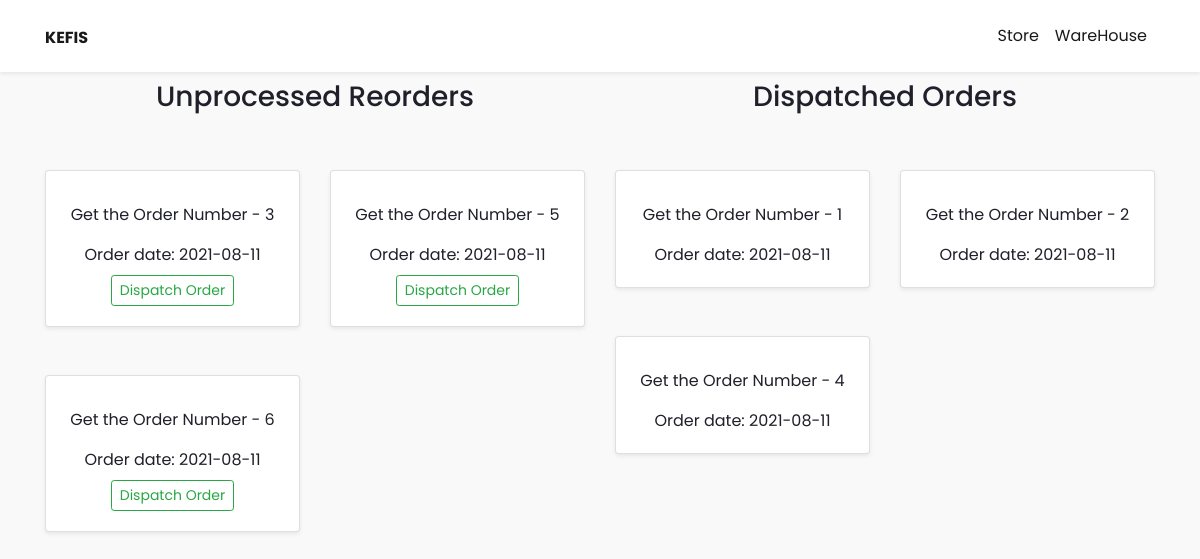
/list, run on an earlier commit of the app's database.
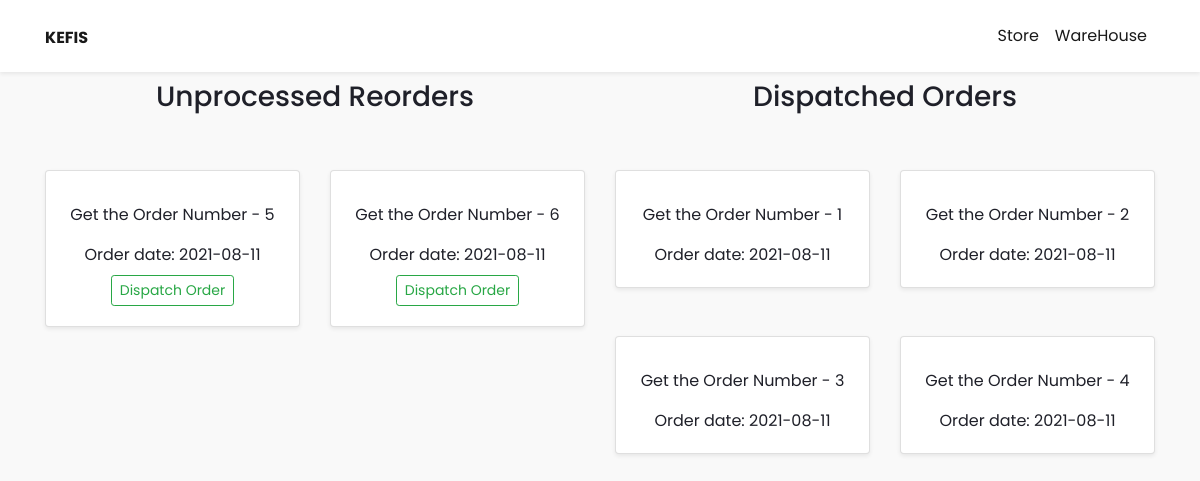
And on a later commit of the database.
### order/models.py (models this page shows, shortened)
class Order(models.Model):
    item_id = models.ForeignKey('Items', on_delete=models.CASCADE)
    date_order = models.DateTimeField(auto_now_add=True)
    dispatch = models.BooleanField(default=False)

### order/views.py (the view)
# urls.py: path('list', views.order_list, name='order_list'),
def order_list(request):
    dispatched_order = Order.objects.filter(dispatch=True)
    pending_order = Order.objects.filter(dispatch=False)
    context = {
        "dispatched_orders":dispatched_order,
        "pending_orders":list(pending_order),
    }
    return render(request, "order.html", context)

### order/templates/order.html (shortened to what this page needs)
{% extends 'base.html' %}
{% load bootstrap4 %}
{% load static %}
{% load cloudinary %}
{% block content %}
<section>
    <div class="container">
        <div class="row">
            <div class="col-md-6">
                <h3 class="text-center mt-2">Unprocessed Reorders</h3>
                <div class="row">
                    {% for pending_order in pending_orders %}
                    <div class="col-md-6">
                        {% if pending_order %}
                        <div class="card shadow-sm text-center mt-5">
                            <div class="card-body">
                              <p class="card-text">Get the Order Number - {{ pending_order.id }} </p>
                              <span>Order date: {{ pending_order.date_order|date:"Y-m-d" }}</span>
                             <a href="{% url 'dispatch' pending_order.id %}" class="btn btn-outline-success btn-sm mt-2">Dispatch Order</a>
                            </div>
                        </div>
                        {% else %}
                        <h3 class="text-center mt-5">Oops...!!! No Orders Available. Sorry.</h3>
                        {% endif %}
                    </div>
                    {% endfor %}
                </div>
            </div>
            <div class="col-md-6">
                <h3 class="text-center mt-2">Dispatched Orders</h3>
                <div class="row">
                    {% for dispatched in dispatched_orders %}
                    <div class="col-md-6">
                        {% if dispatched %}
                        <div class="card shadow-sm text-center mt-5">
                            <div class="card-body">
                              <p class="card-text">Get the Order Number - {{ dispatched.id }} </p>
                              <span>Order date: {{ dispatched.date_order|date:"Y-m-d" }}</span>                            </div>
                        </div>
                        {% else %}
                        <h3 class="text-center mt-5">Oops...!!! No Dispatched Order Available. Sorry.</h3>
                        {% endif %}
                    </div>
                    {% endfor %}
                </div>
            </div>
        </div>
    </div>
</section>
{% endblock %}

What changed in the data, as far as the page shows it:
changed Order id 3: moves from the list under "Unprocessed Reorders" to the list under "Dispatched Orders"
